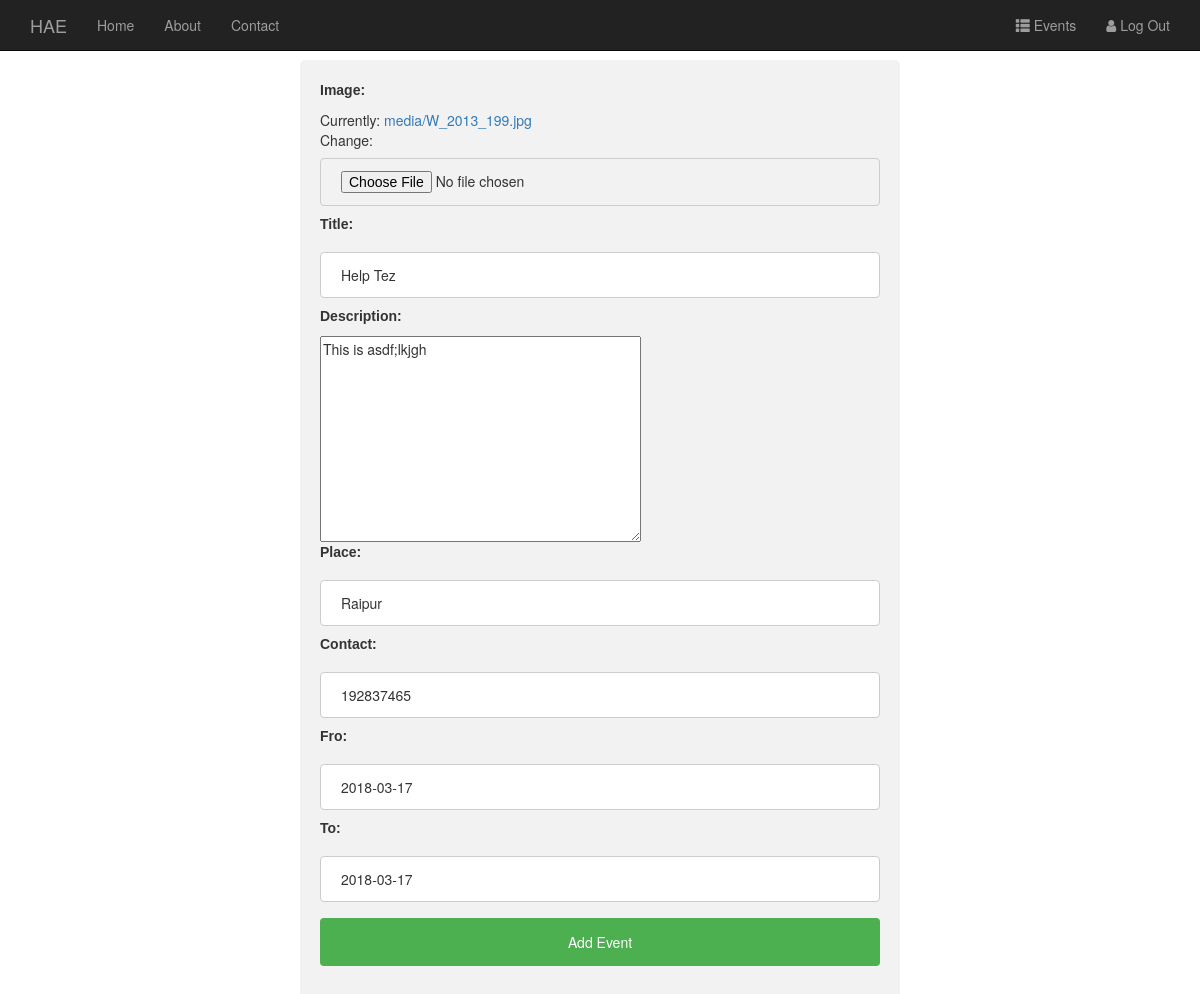
/ngo/update/4/, run on an earlier commit of the app's database.
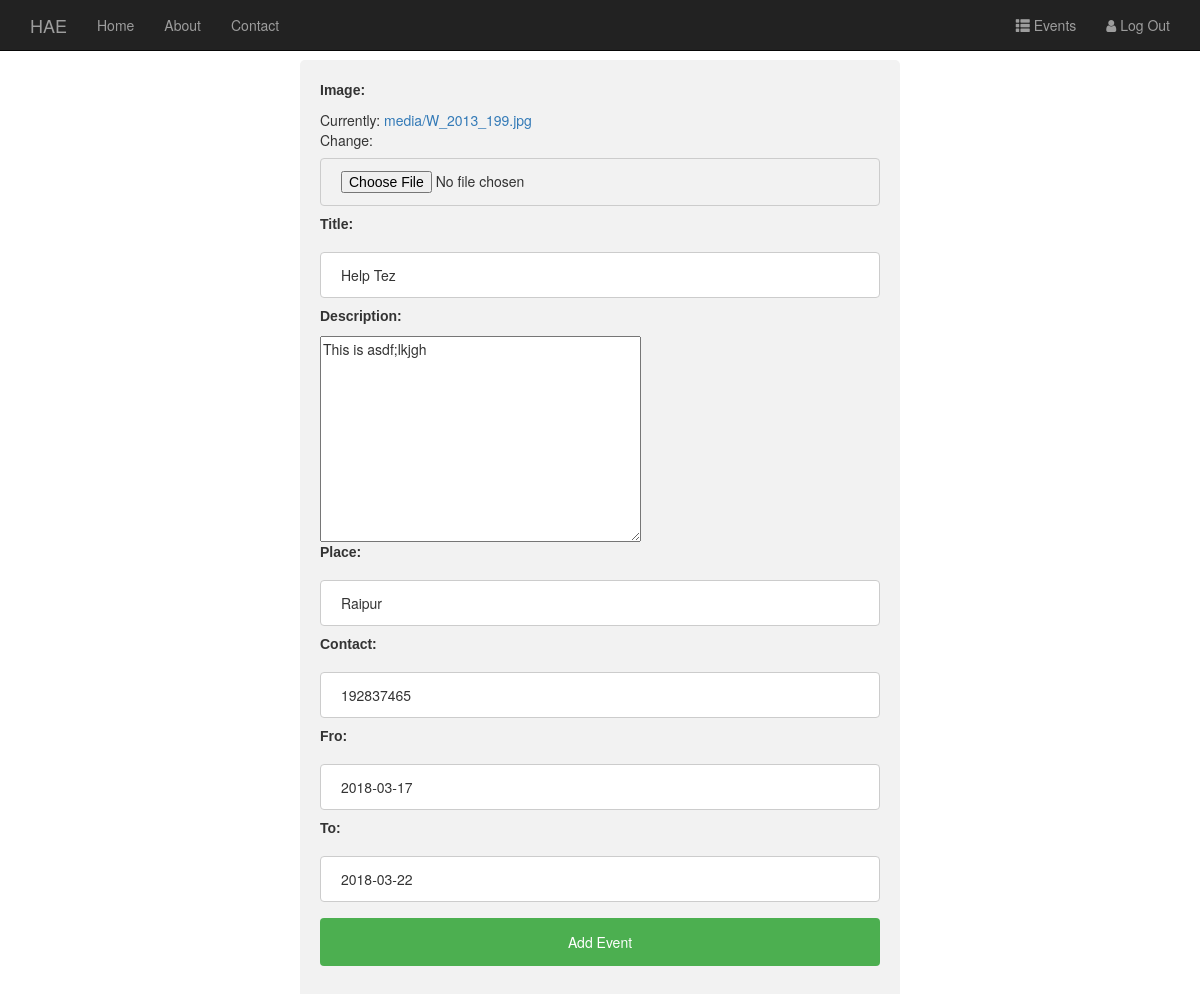
And on a later commit of the database.
### Ngo/models.py (models this page shows)
class Event(models.Model):
    user = models.ForeignKey(User, on_delete=models.CASCADE)
    image = models.FileField(upload_to='media/', null=True, blank=True)
    title = models.CharField(max_length=50)
    description = models.TextField(max_length=1000, default='No description')
    place = models.CharField(max_length=50, default='Raipur')
    contact = models.IntegerField(max_length=10)
    users = models.CharField(max_length=1000, blank=True)
    fro = models.DateField(default=date.today, blank=True)
    to = models.DateField(default=date.today, blank=True)
    def __str__(self):
        return str(self.title)

### Ngo/views.py (the view)
# urls.py: url(r'^update/(?P<event_id>[0-9]+)/$', update_event, name='event-update'),
def update_event(request, event_id):
    event = Event.objects.get(id=event_id)
    print(event)
    event_form = EventForm(instance=event, initial={'title': event.title})
    if request.method == 'POST':
        event_form.save()
        return redirect('/ngo/profile/')
    return render(request, 'update_event.html', {'event_form': event_form,
                                                 'event': event})

### Ngo/forms.py
class EventForm(forms.ModelForm):
    image = forms.FileField()
    class Meta:
        model = Event
        fields = ['image', 'title', 'description', 'place', 'contact', 'fro', 'to']

### Ngo/templates/update_event.html (shortened to what this page needs)
{% load staticfiles %}
    <link rel="stylesheet" href="http://maxcdn.bootstrapcdn.com/font-awesome/4.4.0/css/font-awesome.min.css">
<link rel="stylesheet" href="https://maxcdn.bootstrapcdn.com/bootstrap/3.3.7/css/bootstrap.min.css">
<nav class="navbar navbar-inverse navbar-fixed-top">
  <div class="container">
    <div class="navbar-header">
      <a class="navbar-brand" href="">HAE</a>
    </div>
    <div class="collapse navbar-collapse" id="bs-example-navbar-collapse-1">
      <ul class="nav navbar-nav">
        <li class=""><a href="{% url 'home' %}">Home</a></li>
        <li><a href="">About</a></li>
        <li><a href="">Contact</a></li>
        </ul>
      <ul class="nav navbar-nav navbar-right">
          <li><a href="{% url 'Ngo:ngopro' %}"><i class="glyphicon glyphicon-th-list" aria-hidden="true"></i>
        Events</a></li>
          <li><a href="{% url 'logout' %}"><i class="fa fa-user" aria-hidden="true"></i>
        Log Out</a></li>
      </ul>
    </div>
  </div>
</nav>
<div id="box" class="effect">
<form method="post">
    {% for field in event_form %}
    <div>
    <label class="labels" style="text-align: center">{{ field.label_tag }}</label>
    <div class="fields">
        {{ field }}
    </div>
    </div>
    {% endfor %}
    <div class="text-center"><button type="submit" class="input-btn">Add Event</button></div>
</form>
</div>

What changed in the data, as far as the page shows it:
changed Event "Help Tez": to "2018-03-17" → "2018-03-22"
